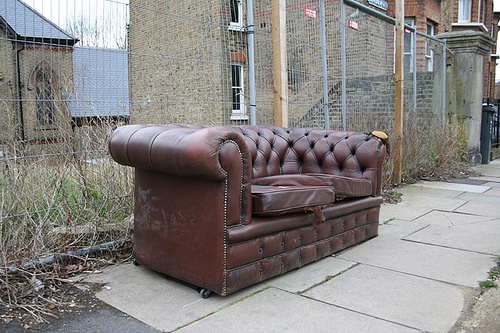
#> input picture 经典实例/OpenCV/data/2007_001458.jpg, 500 x 333 px
$ python 1.image_denoising.py
#> lines starting #> are read from the running program, lines starting #| are printed output that depends on the picture
# 功能：图像预处理之图像去噪

# 现实中的图像会受到各种因素的影响而含有一定的噪声，噪声的类别主要有：椒盐噪声、加性噪声、乘性噪声、高斯噪声
# 图像去噪的方法有很多种，其中均值滤波、中值滤波等比较基础且成熟，还有一些基于数学中偏微分方程的去噪方法，
# 此外，还有基于频域的小波去噪方法。均值滤波、中值滤波这些基础的去噪算法以其快速、稳定等特性，在项目中非常受欢迎

# 最后是图像去噪，图像去噪的算法有很多，有基于偏微分热传导方程的，也有基于滤波的，其中基于滤波的以其速度快、算法成熟，
# 在很多工具包中都有实现，所以使用也就较多，常用的滤波去噪算法有几种：中值滤波、均值滤波、高斯滤波
# 滤波的思想和这两年在计算机视觉中用的较多的卷积思想类似，都涉及窗口运算，只是卷积是用一个卷积核
# 和图像中对应位置做卷积运算，而滤波是在窗口内做相应的操作，以均值滤波为例，对图像中每个像素的像素值进行重新计算，
# 假设窗口大小ksize=3，对于均值滤波就是求3*3窗口内所有像素点的平均值，也就是
# (1+2+3+4+5+6+7+8+9)/9 = 4.4
# 同理，对于中值滤波就是把窗口内像素按像素值大小排序求中间值，高斯滤波就是对整幅图像进行加权平均的过程，
# 每一个像素点的值，都由其本身和邻域内的其他像素值经过加权平均后得到，

import cv2
import numpy as np
import skimage
from skimage.util.dtype import convert

# 1.读取图像
img = cv2.imread("../data/2007_001458.jpg")
#> img is the input picture: shape (333, 500, 3); mean B, G, R 129.5, 131.6, 135.1

# 2.添加噪声
### 方法一：用第三方工具添加噪声
img_noise = skimage.util.random_noise(img, mode="gaussian")
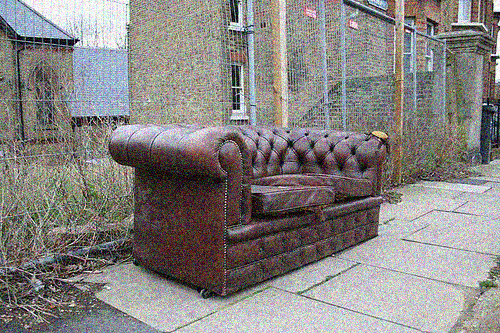
#> img_noise: shape (333, 500, 3) float64; mean B, G, R 0.508, 0.516, 0.53


### 方法二：用numpy生成噪声
# [14 lines of commented-out code are left out]
### 方法一：用第三方工具去噪
# denoise = cv2.medianBlur(img_noise, ksize=(3,3), sigmaX=0)
# denoise = cv2.fastNlMeansDenoising(img_noise, ksize=(3,3), sigmaX=0)
img_denoise = cv2.GaussianBlur(img_noise, ksize=(3,3), sigmaX=0)
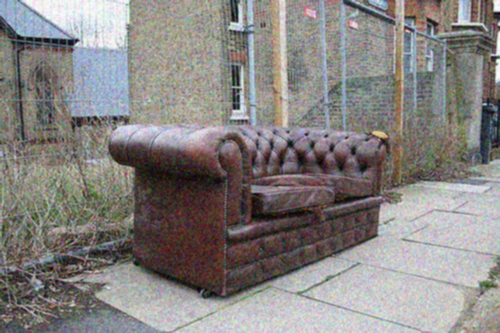
#> img_denoise: shape (333, 500, 3) float64; mean B, G, R 0.508, 0.516, 0.53

### 方法二：用自己的方法去噪
def compute_pixel_value(img, i, j, ksize, channel):
    h_begin = max(0, i - ksize // 2)
    h_end = min(img.shape[0], i + ksize // 2)
    w_begin = max(0, j - ksize // 2)
    w_end = min(img.shape[1], j + ksize // 2)
    return np.median(img[h_begin:h_end, w_begin:w_end, channel])

def denoise(img, ksize):
    output = np.zeros(img.shape)
    for i in range(img.shape[0]):
        for j in range(img.shape[1]):
            output[i, j, 0] = compute_pixel_value(img, i, j, ksize, 0)
            output[i, j, 1] = compute_pixel_value(img, i, j, ksize, 1)
            output[i, j, 2] = compute_pixel_value(img, i, j, ksize, 2)
    return output

#> (the run stopped early here; a loop or call above may not have finished)

$ run again, with 经典实例/OpenCV/data/2007_000129.jpg copied over 经典实例/OpenCV/data/2007_001458.jpg
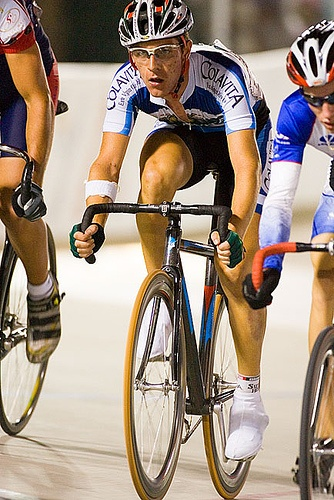
#> input picture 经典实例/OpenCV/data/2007_000129.jpg, 334 x 500 px
#> img is the input picture: shape (500, 334, 3); mean B, G, R 129.6, 143.9, 161
#> `img_noise = skimage.util.random_noise(img, mode="gaussian")`:
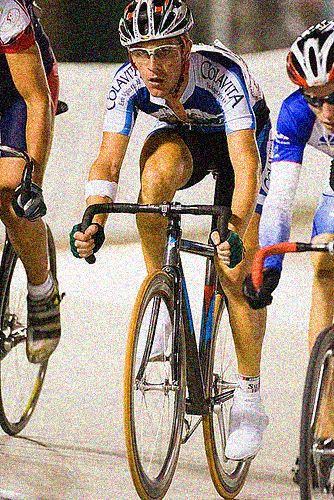
#> img_noise: shape (500, 334, 3) float64; mean B, G, R 0.509, 0.563, 0.628
#> `img_denoise = cv2.GaussianBlur(img_noise, ksize=(3,3), sigmaX=0)`:
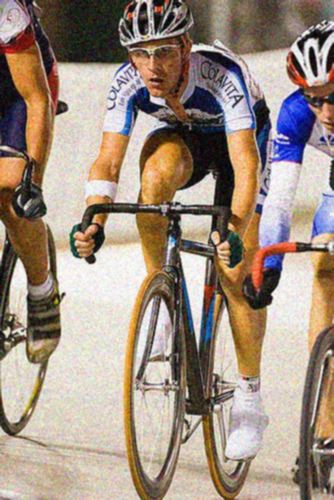
#> img_denoise: shape (500, 334, 3) float64; mean B, G, R 0.509, 0.564, 0.628

$ run again, with 经典实例/OpenCV/data/2007_000793.jpg copied over 经典实例/OpenCV/data/2007_001458.jpg
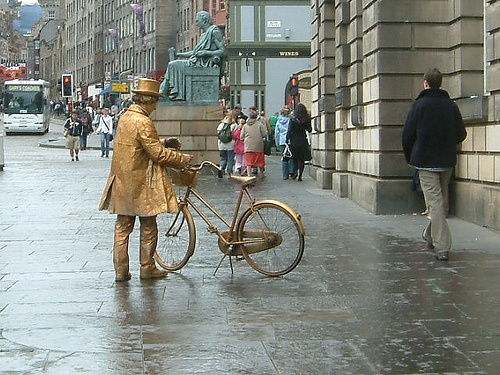
#> input picture 经典实例/OpenCV/data/2007_000793.jpg, 500 x 375 px
#> img is the input picture: shape (375, 500, 3); mean B, G, R 127, 135.6, 131.8
#> `img_noise = skimage.util.random_noise(img, mode="gaussian")`:
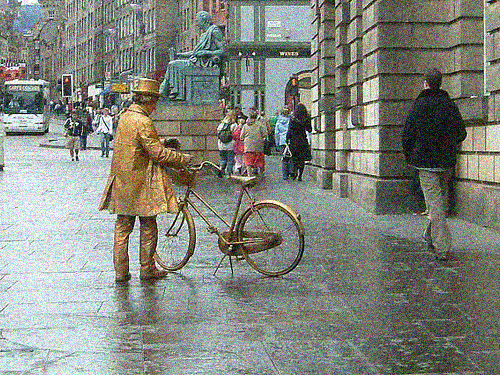
#> img_noise: shape (375, 500, 3) float64; mean B, G, R 0.498, 0.531, 0.517
#> `img_denoise = cv2.GaussianBlur(img_noise, ksize=(3,3), sigmaX=0)`:
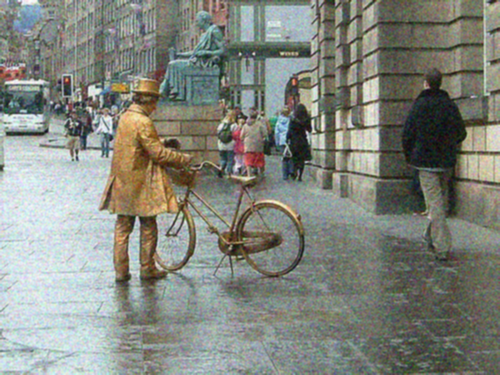
#> img_denoise: shape (375, 500, 3) float64; mean B, G, R 0.498, 0.531, 0.517

$ run again, with 经典实例/OpenCV/data/2007_002293.jpg copied over 经典实例/OpenCV/data/2007_001458.jpg
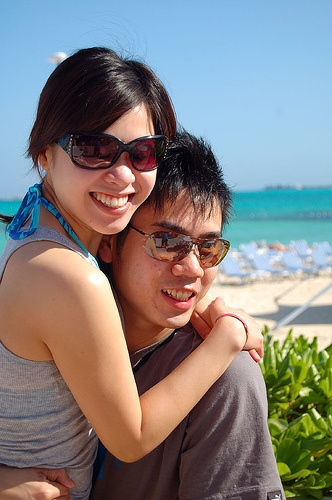
#> input picture 经典实例/OpenCV/data/2007_002293.jpg, 332 x 500 px
#> img is the input picture: shape (500, 332, 3); mean B, G, R 128.1, 129.4, 131.8
#> `img_noise = skimage.util.random_noise(img, mode="gaussian")`:
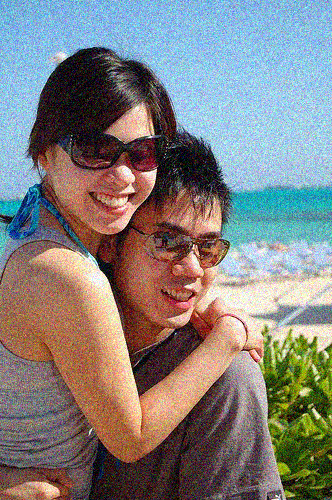
#> img_noise: shape (500, 332, 3) float64; mean B, G, R 0.502, 0.509, 0.516
#> `img_denoise = cv2.GaussianBlur(img_noise, ksize=(3,3), sigmaX=0)`:
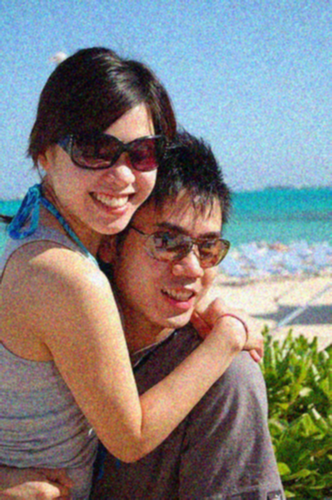
#> img_denoise: shape (500, 332, 3) float64; mean B, G, R 0.502, 0.509, 0.516
